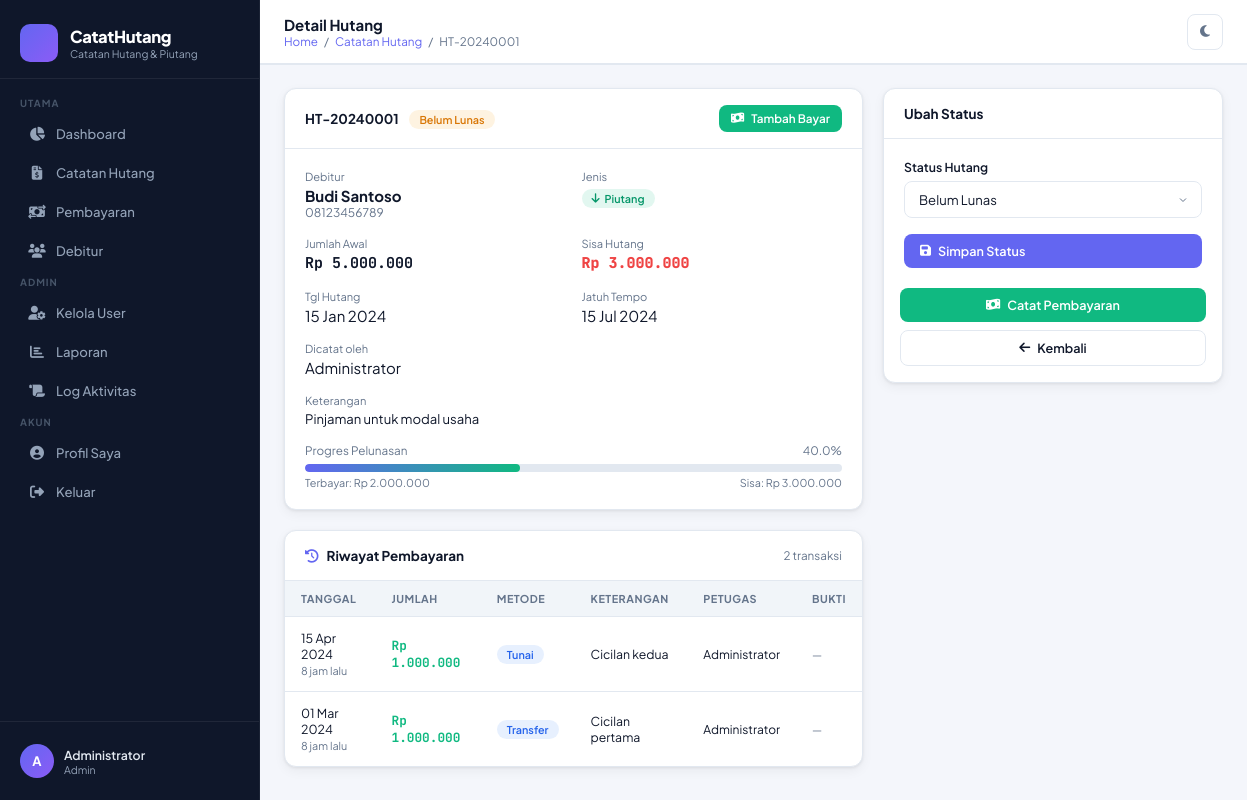
The page /detail_hutang.php?id=1 (signed in) on the database its author committed.
### tables this page shows
CREATE TABLE `users` (
  `id` INT UNSIGNED NOT NULL AUTO_INCREMENT,
  `nama` VARCHAR(100) NOT NULL,
  `username` VARCHAR(50) NOT NULL UNIQUE,
  `email` VARCHAR(150) NOT NULL UNIQUE,
  `password` VARCHAR(255) NOT NULL,
  `role` ENUM('admin','user') NOT NULL DEFAULT 'user',
  `avatar` MEDIUMTEXT NULL COMMENT 'Base64 encoded image',
  `is_active` TINYINT(1) NOT NULL DEFAULT 1,
  `created_at` DATETIME NOT NULL DEFAULT CURRENT_TIMESTAMP,
  `updated_at` DATETIME NOT NULL DEFAULT CURRENT_TIMESTAMP ON UPDATE CURRENT_TIMESTAMP,
  PRIMARY KEY (`id`)
);

CREATE TABLE `hutang` (
  `id` INT UNSIGNED NOT NULL AUTO_INCREMENT,
  `kode` VARCHAR(20) NOT NULL UNIQUE COMMENT 'Kode unik misal HT-20240001',
  `user_id` INT UNSIGNED NOT NULL COMMENT 'User pemilik catatan',
  `debitur_id` INT UNSIGNED NOT NULL,
  `jenis` ENUM('hutang','piutang') NOT NULL DEFAULT 'hutang' COMMENT 'hutang=kita berhutang, piutang=orang lain berhutang ke kita',
  `jumlah` DECIMAL(15,2) NOT NULL,
  `sisa` DECIMAL(15,2) NOT NULL COMMENT 'Sisa hutang yang belum dibayar',
  `keterangan` TEXT NULL,
  `tanggal_hutang` DATE NOT NULL,
  `jatuh_tempo` DATE NULL,
  `status` ENUM('belum_lunas','lunas','macet') NOT NULL DEFAULT 'belum_lunas',
  `bukti_gambar` LONGTEXT NULL COMMENT 'Base64 encoded image bukti hutang',
  `created_at` DATETIME NOT NULL DEFAULT CURRENT_TIMESTAMP,
  `updated_at` DATETIME NOT NULL DEFAULT CURRENT_TIMESTAMP ON UPDATE CURRENT_TIMESTAMP,
  PRIMARY KEY (`id`),
  FOREIGN KEY (`user_id`) REFERENCES `users`(`id`) ON DELETE CASCADE,
  FOREIGN KEY (`debitur_id`) REFERENCES `debitur`(`id`) ON DELETE CASCADE
);

CREATE TABLE `debitur` (
  `id` INT UNSIGNED NOT NULL AUTO_INCREMENT,
  `user_id` INT UNSIGNED NOT NULL COMMENT 'Pemilik catatan (admin/user pembuat)',
  `nama` VARCHAR(100) NOT NULL,
  `telepon` VARCHAR(20) NULL,
  `alamat` TEXT NULL,
  `catatan` TEXT NULL,
  `created_at` DATETIME NOT NULL DEFAULT CURRENT_TIMESTAMP,
  `updated_at` DATETIME NOT NULL DEFAULT CURRENT_TIMESTAMP ON UPDATE CURRENT_TIMESTAMP,
  PRIMARY KEY (`id`),
  FOREIGN KEY (`user_id`) REFERENCES `users`(`id`) ON DELETE CASCADE
);

CREATE TABLE `pembayaran` (
  `id` INT UNSIGNED NOT NULL AUTO_INCREMENT,
  `hutang_id` INT UNSIGNED NOT NULL,
  `user_id` INT UNSIGNED NOT NULL COMMENT 'User yang mencatat pembayaran',
  `jumlah_bayar` DECIMAL(15,2) NOT NULL,
  `tanggal_bayar` DATE NOT NULL,
  `metode` ENUM('tunai','transfer','qris','lainnya') NOT NULL DEFAULT 'tunai',
  `keterangan` TEXT NULL,
  `bukti_gambar` LONGTEXT NULL COMMENT 'Base64 encoded bukti transfer/pembayaran',
  `created_at` DATETIME NOT NULL DEFAULT CURRENT_TIMESTAMP,
  PRIMARY KEY (`id`),
  FOREIGN KEY (`hutang_id`) REFERENCES `hutang`(`id`) ON DELETE CASCADE,
  FOREIGN KEY (`user_id`) REFERENCES `users`(`id`) ON DELETE CASCADE
);

### config/helpers.php (called while the page is built, shortened)
<?php
require_once __DIR__ . '/database.php';
function isLoggedIn(): bool {
    return isset($_SESSION['user_id']) && !empty($_SESSION['user_id']);
}
function isAdmin(): bool {
    return isLoggedIn() && ($_SESSION['role'] ?? '') === 'admin';
}
function currentUser(): array {
    $id = (int)$_SESSION['user_id'];
    $stmt = db()->prepare("SELECT id, nama, username, email, role, avatar FROM users WHERE id = ?");
    $stmt->bind_param('i', $id);
    $stmt->execute();
    return $stmt->get_result()->fetch_assoc() ?? [];
}
function formatRupiah(float $amount): string {
    return 'Rp ' . number_format($amount, 0, ',', '.');
}
function formatDate(string $date): string {
    return date('d M Y', strtotime($date));
}
function timeAgo(string $dt): string {
    $diff = time() - strtotime($dt);
    if ($diff < 86400) return floor($diff/3600) . ' jam lalu';
    return floor($diff/86400) . ' hari lalu';
}
function h(string $str): string {
    return htmlspecialchars($str, ENT_QUOTES, 'UTF-8');
}

### config/database.php (called while the page is built, shortened)
<?php
class Database {
    private static $instance = null;
    private $conn;
    private function __construct() {
        $this->conn = new mysqli(DB_HOST, DB_USER, DB_PASS, DB_NAME);
        $this->conn->set_charset(DB_CHARSET);
    }
    public static function getInstance(): Database {
        if (self::$instance === null) {
            self::$instance = new Database();
        }
        return self::$instance;
    }
    public function getConn(): mysqli {
        return $this->conn;
    }
}
function db(): mysqli {
    return Database::getInstance()->getConn();
}

### detail_hutang.php (the view, shortened to what this page needs)
<?php
require_once 'config/helpers.php';
$uid   = (int)$_SESSION['user_id'];
$isAdm = isAdmin();
$hid   = (int)($_GET['id'] ?? 0);
$whereOwn = $isAdm ? "h.id = $hid" : "h.id = $hid AND h.user_id = $uid";
$hutang = db()->query("SELECT h.*, d.nama as debitur_nama, d.telepon, d.alamat, u.nama as user_nama FROM hutang h JOIN debitur d ON h.debitur_id=d.id JOIN users u ON h.user_id=u.id WHERE $whereOwn")->fetch_assoc();
$pageTitle  = 'Detail Hutang';
$breadcrumb = ['Catatan Hutang' => 'hutang.php', $hutang['kode'] => null];
$riwayat = db()->query("SELECT p.*, u.nama as petugas FROM pembayaran p JOIN users u ON p.user_id=u.id WHERE p.hutang_id = $hid ORDER BY p.tanggal_bayar DESC");
require_once 'includes/header.php';
?>
<div style="display:grid;grid-template-columns:1fr 340px;gap:20px;align-items:start">
  <div>
    <div class="card" style="margin-bottom:20px">
      <div class="card-header">
        <div>
          <span class="card-title"><?= h($hutang['kode']) ?></span>
          <?php
          $st = ['belum_lunas'=>['warning','Belum Lunas'],'lunas'=>['success','Lunas'],'macet'=>['danger','Macet']];
          $s  = $st[$hutang['status']] ?? ['muted','–'];
          ?>
          <span class="badge badge-<?= $s[0] ?>" style="margin-left:8px"><?= $s[1] ?></span>
        </div>
        <div style="display:flex;gap:6px">
          <a href="pembayaran.php?hutang_id=<?= $hid ?>" class="btn btn-success btn-sm"><i class="fa-solid fa-money-bill-wave"></i>Tambah Bayar</a>
        </div>
      </div>
      <div class="card-body">
        <div style="display:grid;grid-template-columns:1fr 1fr;gap:16px">
          <div>
            <div style="font-size:.74rem;color:var(--text-muted);margin-bottom:3px">Debitur</div>
            <div style="font-weight:700"><?= h($hutang['debitur_nama']) ?></div>
            <?php if ($hutang['telepon']): ?><div style="font-size:.8rem;color:var(--text-muted)"><?= h($hutang['telepon']) ?></div><?php endif; ?>
          </div>
          <div>
            <div style="font-size:.74rem;color:var(--text-muted);margin-bottom:3px">Jenis</div>
            <?php if ($hutang['jenis']==='piutang'): ?>
              <span class="badge badge-success"><i class="fa-solid fa-arrow-down"></i>Piutang</span>
            <?php else: ?>
              <span class="badge badge-danger"><i class="fa-solid fa-arrow-up"></i>Hutang</span>
            <?php endif; ?>
          </div>
          <div>
            <div style="font-size:.74rem;color:var(--text-muted);margin-bottom:3px">Jumlah Awal</div>
            <div style="font-family:var(--mono);font-weight:700;font-size:1rem"><?= formatRupiah($hutang['jumlah']) ?></div>
          </div>
          <div>
            <div style="font-size:.74rem;color:var(--text-muted);margin-bottom:3px">Sisa Hutang</div>
            <div style="font-family:var(--mono);font-weight:800;font-size:1rem;color:<?= $hutang['sisa']>0?'var(--danger)':'var(--success)' ?>"><?= formatRupiah($hutang['sisa']) ?></div>
          </div>
          <div>
            <div style="font-size:.74rem;color:var(--text-muted);margin-bottom:3px">Tgl Hutang</div>
            <div><?= formatDate($hutang['tanggal_hutang']) ?></div>
          </div>
          <div>
            <div style="font-size:.74rem;color:var(--text-muted);margin-bottom:3px">Jatuh Tempo</div>
            <div><?= $hutang['jatuh_tempo'] ? formatDate($hutang['jatuh_tempo']) : '—' ?></div>
          </div>
          <?php if ($isAdm): ?>
          <div>
            <div style="font-size:.74rem;color:var(--text-muted);margin-bottom:3px">Dicatat oleh</div>
            <div><?= h($hutang['user_nama']) ?></div>
          </div>
          <?php endif; ?>
          <div style="grid-column:span 2">
            <div style="font-size:.74rem;color:var(--text-muted);margin-bottom:3px">Keterangan</div>
            <div style="font-size:.875rem"><?= $hutang['keterangan'] ? h($hutang['keterangan']) : '—' ?></div>
          </div>
        </div>
        <?php $pct = $hutang['jumlah'] > 0 ? (1 - $hutang['sisa']/$hutang['jumlah'])*100 : 100; ?>
        <div style="margin-top:16px">
          <div style="display:flex;justify-content:space-between;font-size:.78rem;color:var(--text-muted);margin-bottom:6px">
            <span>Progres Pelunasan</span><span><?= number_format($pct,1) ?>%</span>
          </div>
          <div class="progress" style="height:8px"><div class="progress-bar" style="width:<?= $pct ?>%;background:linear-gradient(90deg,var(--accent),var(--success))"></div></div>
          <div style="display:flex;justify-content:space-between;font-size:.72rem;color:var(--text-muted);margin-top:4px">
            <span>Terbayar: <?= formatRupiah($hutang['jumlah'] - $hutang['sisa']) ?></span>
            <span>Sisa: <?= formatRupiah($hutang['sisa']) ?></span>
          </div>
        </div>
      </div>
    </div>
    <div class="card">
      <div class="card-header">
        <span class="card-title"><i class="fa-solid fa-clock-rotate-left" style="color:var(--accent);margin-right:8px"></i>Riwayat Pembayaran</span>
        <span style="font-size:.78rem;color:var(--text-muted)"><?= $riwayat->num_rows ?> transaksi</span>
      </div>
      <?php if ($riwayat->num_rows === 0): ?>
        <div class="empty-state"><i class="fa-solid fa-receipt"></i><h3>Belum ada pembayaran</h3><p>Belum ada riwayat pembayaran untuk hutang ini.</p></div>
      <?php else: ?>
      <div class="table-responsive">
        <table>
          <thead><tr><th>Tanggal</th><th>Jumlah</th><th>Metode</th><th>Keterangan</th><th>Petugas</th><th>Bukti</th></tr></thead>
          <tbody>
          <?php while ($p = $riwayat->fetch_assoc()): ?>
            <tr>
              <td style="font-size:.83rem"><?= formatDate($p['tanggal_bayar']) ?><br><span style="font-size:.72rem;color:var(--text-muted)"><?= timeAgo($p['created_at']) ?></span></td>
              <td style="font-family:var(--mono);font-weight:700;color:var(--success)"><?= formatRupiah($p['jumlah_bayar']) ?></td>
              <td><span class="badge badge-info"><?= ucfirst($p['metode']) ?></span></td>
              <td style="font-size:.82rem"><?= $p['keterangan'] ? h($p['keterangan']) : '—' ?></td>
              <td style="font-size:.8rem"><?= h($p['petugas']) ?></td>
              <td>
                <?php if ($p['bukti_gambar']): ?>
                  <img src="<?= $p['bukti_gambar'] ?>" class="img-preview" onclick="openLightbox(this.src)" style="width:50px;height:40px">
                <?php else: ?><span style="color:var(--text-muted);font-size:.75rem">—</span><?php endif; ?>
              </td>
            </tr>
          <?php endwhile; ?>
          </tbody>
        </table>
      </div>
      <?php endif; ?>
    </div>
  </div>
  <div class="card">
    <div class="card-header"><span class="card-title">Ubah Status</span></div>
    <div class="card-body">
      <form method="POST">
        <div class="form-group">
          <label>Status Hutang</label>
          <select name="status" class="form-control">
            <option value="belum_lunas" <?= $hutang['status']==='belum_lunas'?'selected':'' ?>>Belum Lunas</option>
          </select>
        </div>
        <button type="submit" class="btn btn-primary" style="width:100%"><i class="fa-solid fa-save"></i>Simpan Status</button>
      </form>
    </div>
    <div style="padding:0 16px 16px">
      <a href="pembayaran.php?hutang_id=<?= $hid ?>" class="btn btn-success" style="width:100%;justify-content:center;margin-bottom:8px">
        <i class="fa-solid fa-money-bill-wave"></i>Catat Pembayaran
      </a>
      <a href="hutang.php" class="btn btn-outline" style="width:100%;justify-content:center"><i class="fa-solid fa-arrow-left"></i>Kembali</a>
    </div>
  </div>
</div>
<?php require_once 'includes/footer.php'; ?>

### includes/header.php (shortened to what this page needs)
<!DOCTYPE html>
<html lang="id" data-theme="light">
<head>
<link rel="stylesheet" href="https://cdnjs.cloudflare.com/ajax/libs/font-awesome/6.5.0/css/all.min.css">
</head>
<body>
<div class="app-wrapper">
<aside class="sidebar" id="sidebar">
  <div class="sidebar-brand">
    <div class="brand-icon"><i class="fa-solid fa-book-open-cover"></i></div>
    <div>
      <div class="brand-name"><?= APP_NAME ?></div>
      <div class="brand-tagline">Catatan Hutang & Piutang</div>
    </div>
  </div>
  <nav class="sidebar-menu">
    <div class="menu-section">Utama</div>
    <a href="dashboard.php" class="sidebar-link <?= (basename($_SERVER['PHP_SELF']) === 'dashboard.php') ? 'active' : '' ?>">
      <span class="icon"><i class="fa-solid fa-chart-pie"></i></span> Dashboard
    </a>
    <a href="hutang.php" class="sidebar-link <?= (basename($_SERVER['PHP_SELF']) === 'hutang.php') ? 'active' : '' ?>">
      <span class="icon"><i class="fa-solid fa-file-invoice-dollar"></i></span> Catatan Hutang
    </a>
    <a href="pembayaran.php" class="sidebar-link <?= (basename($_SERVER['PHP_SELF']) === 'pembayaran.php') ? 'active' : '' ?>">
      <span class="icon"><i class="fa-solid fa-money-bill-transfer"></i></span> Pembayaran
    </a>
    <a href="debitur.php" class="sidebar-link <?= (basename($_SERVER['PHP_SELF']) === 'debitur.php') ? 'active' : '' ?>">
      <span class="icon"><i class="fa-solid fa-users"></i></span> Debitur
    </a>
    <?php if (isAdmin()): ?>
    <div class="menu-section">Admin</div>
    <a href="users.php" class="sidebar-link <?= (basename($_SERVER['PHP_SELF']) === 'users.php') ? 'active' : '' ?>">
      <span class="icon"><i class="fa-solid fa-user-gear"></i></span> Kelola User
    </a>
    <a href="laporan.php" class="sidebar-link <?= (basename($_SERVER['PHP_SELF']) === 'laporan.php') ? 'active' : '' ?>">
      <span class="icon"><i class="fa-solid fa-chart-bar"></i></span> Laporan
    </a>
    <a href="log.php" class="sidebar-link <?= (basename($_SERVER['PHP_SELF']) === 'log.php') ? 'active' : '' ?>">
      <span class="icon"><i class="fa-solid fa-scroll"></i></span> Log Aktivitas
    </a>
    <?php endif; ?>
    <div class="menu-section">Akun</div>
    <a href="profil.php" class="sidebar-link <?= (basename($_SERVER['PHP_SELF']) === 'profil.php') ? 'active' : '' ?>">
      <span class="icon"><i class="fa-solid fa-circle-user"></i></span> Profil Saya
    </a>
    <a href="logout.php" class="sidebar-link" onclick="return confirm('Yakin ingin keluar?')">
      <span class="icon"><i class="fa-solid fa-right-from-bracket"></i></span> Keluar
    </a>
  </nav>
  <?php $me = currentUser(); ?>
  <div class="sidebar-footer">
    <a href="profil.php" class="user-card" style="text-decoration:none">
      <div class="user-avatar">
        <?php if (!empty($me['avatar'])): ?>
          <img src="<?= $me['avatar'] ?>" alt="">
        <?php else: ?>
          <?= strtoupper(substr($me['nama'] ?? 'U', 0, 1)) ?>
        <?php endif; ?>
      </div>
      <div class="user-info">
        <div class="user-name"><?= h($me['nama'] ?? '') ?></div>
        <div class="user-role"><?= ucfirst($me['role'] ?? '') ?></div>
      </div>
    </a>
  </div>
</aside>
<div class="main-content">
  <header class="topbar">
    <div class="topbar-left">
      <div>
        <div class="page-title"><?= h($pageTitle ?? 'Dashboard') ?></div>
        <?php if (!empty($breadcrumb)): ?>
        <div class="breadcrumb">
          <a href="dashboard.php">Home</a>
          <?php foreach ($breadcrumb as $label => $link): ?>
            <span>/</span>
            <?php if ($link): ?><a href="<?= $link ?>"><?= h($label) ?></a>
            <?php else: ?><span><?= h($label) ?></span>
            <?php endif; ?>
          <?php endforeach; ?>
        </div>
        <?php endif; ?>
      </div>
    </div>
    <div class="topbar-right">
      <button class="topbar-btn" onclick="toggleTheme()" id="themeBtn" title="Toggle tema">
        <i class="fa-solid fa-moon" id="themeIcon"></i>
      </button>
    </div>
  </header>
  <main class="page-body">

### rows shown on the page
users: nama "A", nama "Administrator", role "Admin"
hutang: label "Catatan Hutang", kode "HT-20240001", status "Belum Lunas", debitur.nama "Budi Santoso", debitur.telepon "08123456789", jumlah "Rp 5.000.000", sisa "Rp 3.000.000", tanggal_hutang "15 Jan 2024", jatuh_tempo "15 Jul 2024", user.nama "Administrator", keterangan "Pinjaman untuk modal usaha", pct "40.0", formatRupiah($hutang['jumlah'] - $hutang['sisa']) "Rp 2.000.000"
pembayaran: tanggal_bayar "15 Apr 2024", created_at "8 jam lalu", jumlah_bayar "Rp 1.000.000", metode "Tunai", keterangan "Cicilan kedua", user.nama "Administrator"
pembayaran: tanggal_bayar "01 Mar 2024", created_at "8 jam lalu", jumlah_bayar "Rp 1.000.000", metode "Transfer", keterangan "Cicilan pertama", user.nama "Administrator"

### other values the page prints
APP_NAME "CatatHutang"
$pageTitle "Detail Hutang"
$label "HT-20240001"
$riwayat->num_rows "2"
